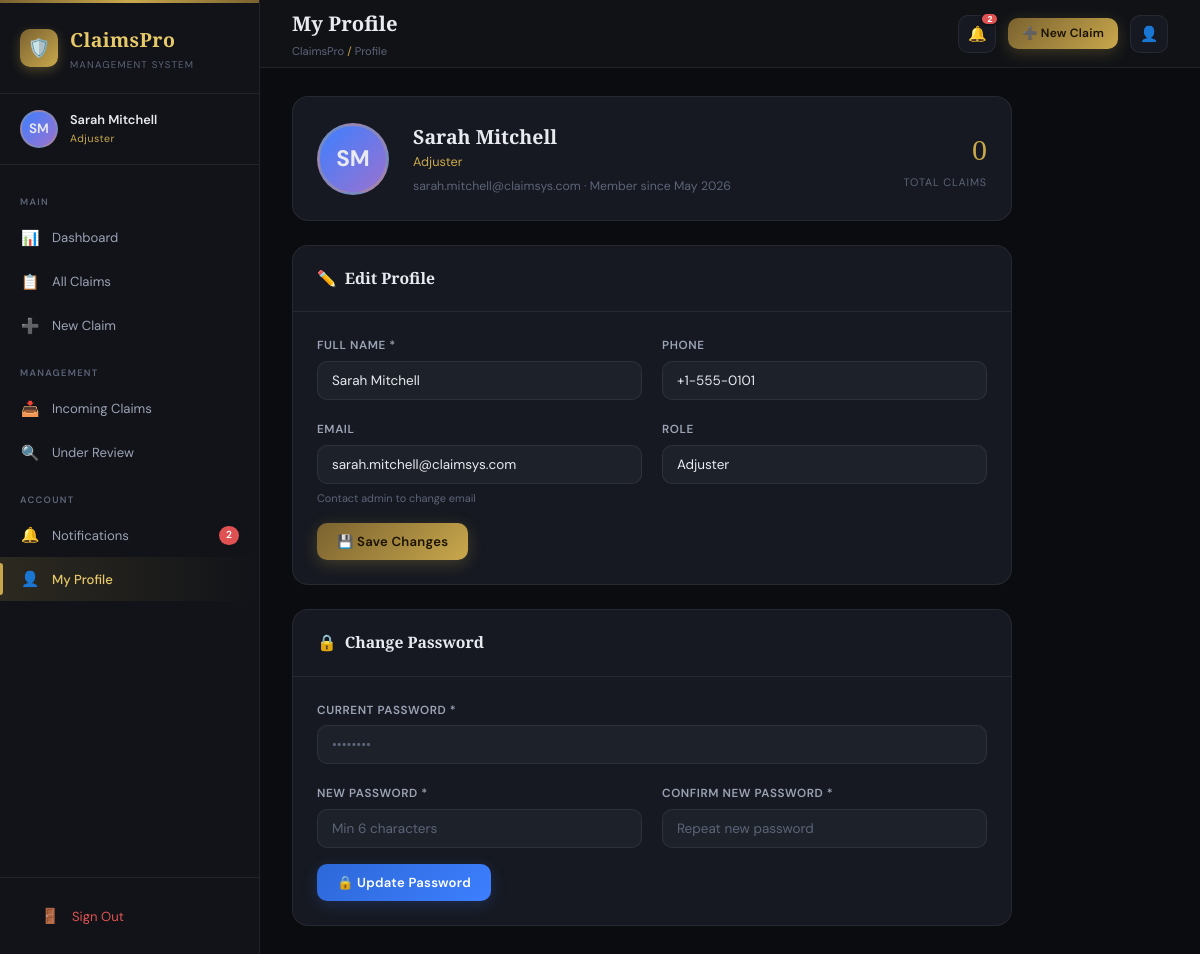
The app's page /profile.php (signed in) with its own data.
### tables this page shows
CREATE TABLE `users` (
  `id` int(11) NOT NULL,
  `full_name` varchar(150) NOT NULL,
  `email` varchar(150) NOT NULL,
  `password` varchar(255) NOT NULL,
  `role` enum('admin','adjuster','claimant') NOT NULL DEFAULT 'claimant',
  `phone` varchar(30) DEFAULT NULL,
  `avatar` varchar(255) DEFAULT NULL,
  `status` enum('active','inactive','suspended') DEFAULT 'active',
  `last_login` datetime DEFAULT NULL,
  `created_at` timestamp NOT NULL DEFAULT current_timestamp(),
  `updated_at` timestamp NOT NULL DEFAULT current_timestamp() ON UPDATE current_timestamp()
);

### includes/config.php (called while the page is built, shortened)
<?php
function sanitize(string $input): string {
    return htmlspecialchars(strip_tags(trim($input)), ENT_QUOTES, 'UTF-8');
}

### profile.php (the view, shortened to what this page needs)
<?php
require_once __DIR__ . '/includes/config.php';
$breadcrumb = 'ClaimsPro <span>/</span> Profile';
include __DIR__ . '/includes/layout.php';
$pdo     = getDB();
$uid     = $user['id'];
$me = $pdo->prepare("SELECT * FROM users WHERE id=?");
$me->execute([$uid]);
$me = $me->fetch();
$initials = implode('', array_map(fn($w)=>strtoupper($w[0]), array_slice(explode(' ',$me['full_name']),0,2)));
$stmt = $pdo->prepare("SELECT COUNT(*) FROM claims WHERE claimant_id=?"); $stmt->execute([$uid]); $claimCount = (int)$stmt->fetchColumn();
?>
<div style="max-width:720px; display:grid; gap:24px;">
  <div class="card fade-up">
    <div class="card-body" style="display:flex; align-items:center; gap:24px; flex-wrap:wrap;">
      <div style="width:72px; height:72px; border-radius:50%; background:linear-gradient(135deg, var(--accent), var(--purple)); display:flex; align-items:center; justify-content:center; font-size:1.5rem; font-weight:700; border:3px solid var(--border-gold); flex-shrink:0;">
        <?= $initials ?>
      </div>
      <div>
        <h3 style="font-family:var(--font-display); font-size:1.3rem; color:var(--text-primary);"><?= sanitize($me['full_name']) ?></h3>
        <div style="color:var(--gold); font-size:0.85rem; text-transform:capitalize;"><?= ucfirst($me['role']) ?></div>
        <div style="color:var(--text-muted); font-size:0.82rem; margin-top:4px;"><?= sanitize($me['email']) ?> · Member since <?= date('M Y', strtotime($me['created_at'])) ?></div>
      </div>
      <div style="margin-left:auto; text-align:right;">
        <div style="font-family:var(--font-display); font-size:2rem; color:var(--gold);"><?= $claimCount ?></div>
        <div class="text-xs text-muted" style="text-transform:uppercase; letter-spacing:0.08em;">Total Claims</div>
      </div>
    </div>
  </div>
  <div class="card fade-up">
    <div class="card-header"><div class="card-title"><span class="icon">✏️</span> Edit Profile</div></div>
    <div class="card-body">
      <form method="POST">
        <div class="form-grid">
          <div class="form-group">
            <label class="form-label">Full Name *</label>
            <input type="text" name="full_name" class="form-control" required value="<?= sanitize($me['full_name']) ?>">
          </div>
          <div class="form-group">
            <label class="form-label">Phone</label>
            <input type="text" name="phone" class="form-control" value="<?= sanitize($me['phone']??'') ?>" placeholder="+1-555-0100">
          </div>
          <div class="form-group">
            <label class="form-label">Email</label>
            <input type="email" class="form-control" value="<?= sanitize($me['email']) ?>" disabled>
            <div class="form-hint">Contact admin to change email</div>
          </div>
          <div class="form-group">
            <label class="form-label">Role</label>
            <input type="text" class="form-control" value="<?= ucfirst($me['role']) ?>" disabled>
          </div>
        </div>
        <div class="mt-16">
          <button type="submit" class="btn btn-gold">💾 Save Changes</button>
        </div>
      </form>
    </div>
  </div>
  <div class="card fade-up">
    <div class="card-header"><div class="card-title"><span class="icon">🔒</span> Change Password</div></div>
    <div class="card-body">
      <form method="POST">
        <div class="form-grid">
          <div class="form-group form-full">
            <label class="form-label">Current Password *</label>
            <input type="password" name="current_password" class="form-control" required placeholder="••••••••">
          </div>
          <div class="form-group">
            <label class="form-label">New Password *</label>
            <input type="password" name="new_password" class="form-control" required minlength="6" placeholder="Min 6 characters">
          </div>
          <div class="form-group">
            <label class="form-label">Confirm New Password *</label>
            <input type="password" name="confirm_password" class="form-control" required placeholder="Repeat new password">
          </div>
        </div>
        <div class="mt-16">
          <button type="submit" class="btn btn-primary">🔒 Update Password</button>
        </div>
      </form>
    </div>
  </div>
</div>
<?php include __DIR__ . '/includes/layout-end.php'; ?>

### css/style.css (style rules this page uses)
:root { --bg-base: #0a0c10; --bg-surface: #111318; --bg-card: #161921; --bg-elevated: #1d2129; --bg-hover: #252b35; --gold: #c9a84c; --gold-light: #e8c96a; --gold-dim: #7a6230; --gold-glow: rgba(201,168,76,0.15); --accent: #3d7fff; --accent-dim: rgba(61,127,255,0.15); --success: #2ecc88; --danger: #e05252; --warning: #f0a030; --info: #5bc8f5; --purple: #9b72cf; --text-primary: #e8eaf0; --text-secondary:#9ba3b5; --text-muted: #5c6478; --border: rgba(255,255,255,0.07); --border-gold: rgba(201,168,76,0.3); --radius-sm: 6px; --radius: 10px; --radius-lg: 16px; --radius-xl: 24px; --shadow-sm: 0 2px 8px rgba(0,0,0,0.3); --shadow: 0 4px 24px rgba(0,0,0,0.4); --shadow-lg: 0 8px 48px rgba(0,0,0,0.6); --shadow-gold: 0 0 30px rgba(201,168,76,0.12); --sidebar-w: 260px; --header-h: 68px; --font-display: 'Playfair Display', serif; --font-body: 'DM Sans', sans-serif; --font-mono: 'JetBrains Mono', monospace; --transition: all 0.2s ease; }
*, *::before, *::after { box-sizing: border-box; margin: 0; padding: 0; }
html { scroll-behavior: smooth; font-size: 15px; }
body { font-family: var(--font-body); background: var(--bg-base); color: var(--text-primary); min-height: 100vh; line-height: 1.6; -webkit-font-smoothing: antialiased; }
.breadcrumb span { color: var(--gold); }
.card { background: var(--bg-card); border: 1px solid var(--border); border-radius: var(--radius-lg); overflow: hidden; transition: var(--transition); }
.card-header { padding: 20px 24px; border-bottom: 1px solid var(--border); display: flex; align-items: center; justify-content: space-between; gap: 12px; }
.card-title { font-family: var(--font-display); font-size: 1.05rem; font-weight: 600; color: var(--text-primary); display: flex; align-items: center; gap: 8px; }
.card-title .icon { color: var(--gold); }
.card-body { padding: 24px; }
.form-grid { display: grid; grid-template-columns: 1fr 1fr; gap: 20px; }
.form-full { grid-column: 1 / -1; }
.form-group { display: flex; flex-direction: column; gap: 6px; }
.form-label { font-size: 0.78rem; font-weight: 600; color: var(--text-secondary); letter-spacing: 0.05em; text-transform: uppercase; }
.form-control { background: var(--bg-elevated); border: 1px solid var(--border); border-radius: var(--radius); padding: 10px 14px; color: var(--text-primary); font-family: var(--font-body); font-size: 0.9rem; transition: var(--transition); outline: none; width: 100%; }
.form-control::placeholder { color: var(--text-muted); }
.form-hint { font-size: 0.73rem; color: var(--text-muted); }
.btn { display: inline-flex; align-items: center; justify-content: center; gap: 8px; padding: 10px 20px; border-radius: var(--radius); font-family: var(--font-body); font-size: 0.875rem; font-weight: 600; cursor: pointer; border: none; transition: var(--transition); white-space: nowrap; text-decoration: none; letter-spacing: 0.02em; }
.btn-gold { background: linear-gradient(135deg, var(--gold-dim), var(--gold)); color: #1a1200; box-shadow: 0 4px 16px rgba(201,168,76,0.25); }
.btn-primary { background: linear-gradient(135deg, #2d68d8, var(--accent)); color: white; box-shadow: 0 4px 16px rgba(61,127,255,0.2); }
.fade-up { animation: fadeUp 0.4s ease forwards; }
.text-muted { color: var(--text-muted); }
.text-xs { font-size: 0.72rem; }
.mt-16 { margin-top: 16px; }

### records on screen
users: full_name "SM", full_name "Sarah Mitchell", role "Adjuster", email "sarah.mitchell@claimsys.com", created_at "May 2026", phone "+1-555-0101"

### other values on screen
$initials "SM"
$user['name'] "Sarah Mitchell"
$user['role'] "Adjuster"
$icon "📊 📋 ➕ 📥 🔍 🔔 👤"
$label "Dashboard All Claims New Claim Incoming Claims Under Review Notifications My Profile"
$badge "2"
$pageTitle "My Profile"
$unreadCount "2"
$claimCount "0"
